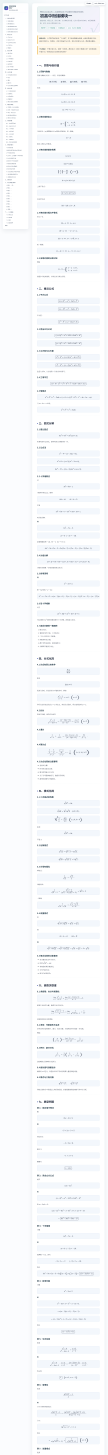
#> input picture .tmp-mathml/20-fallback-full.png, 1180 x 16000 px, found by its file name (shown at 1/11 size)
$ python crop.py
#> lines starting #> are read from the running program, lines starting #| are printed output that depends on the picture
import os
from PIL import Image

out = r"D:\GitHub\my_web\.tmp-mathml"
for name in ("20-fallback-full.png", "21-native-full.png"):
    im = Image.open(os.path.join(out, name))
#> im is the input picture: PIL image 1180x16000 RGB; mean R, G, B 248.1, 249.5, 251.4
    print(name, im.size)
#| 20-fallback-full.png (1180, 16000)

im = Image.open(os.path.join(out, "20-fallback-full.png"))
W, H = im.size
#> W = 1180; H = 16000
for y in (2600, 4200, 5800, 7400, 9000, 10600, 12200):
    im.crop((0, y, W, min(y + 1150, H))).save(os.path.join(out, "crop-%d.png" % y))
    print("crop", y)
#> this loop made 7 passes
#> pass 1, `im.crop((0, y, W, min(y + 1150, H))).save(os.path.join(out, "crop-%d.p..`:
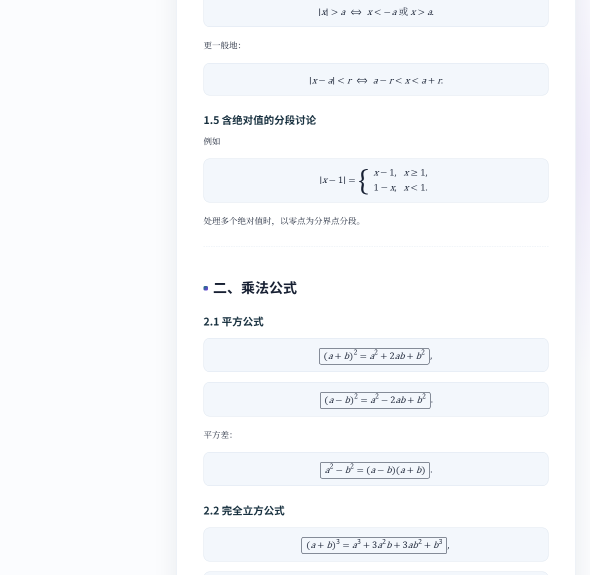
#> saved as crop-2600.png: PIL image 1180x1150 RGB (shown at 1/2 size); mean R, G, B 248.1, 249.6, 251.8
#> pass 2, `im.crop((0, y, W, min(y + 1150, H))).save(os.path.join(out, "crop-%d.p..`:
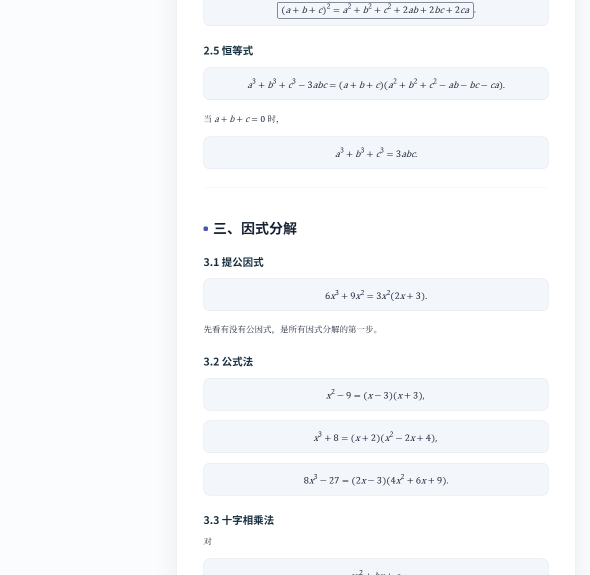
#> saved as crop-4200.png: PIL image 1180x1150 RGB (shown at 1/2 size); mean R, G, B 248.4, 249.8, 251.9
